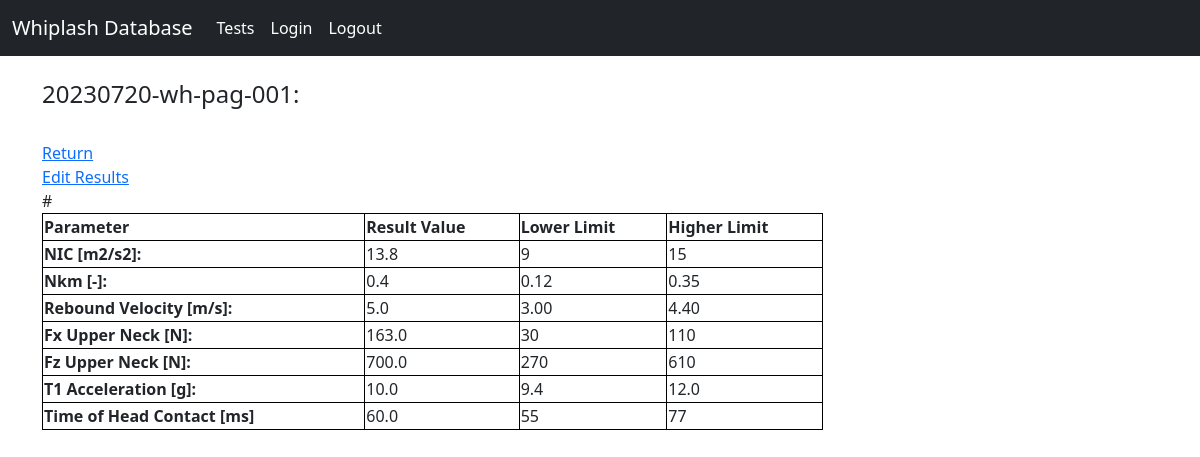
/test/1 (signed in), run on an earlier commit of the app's database.
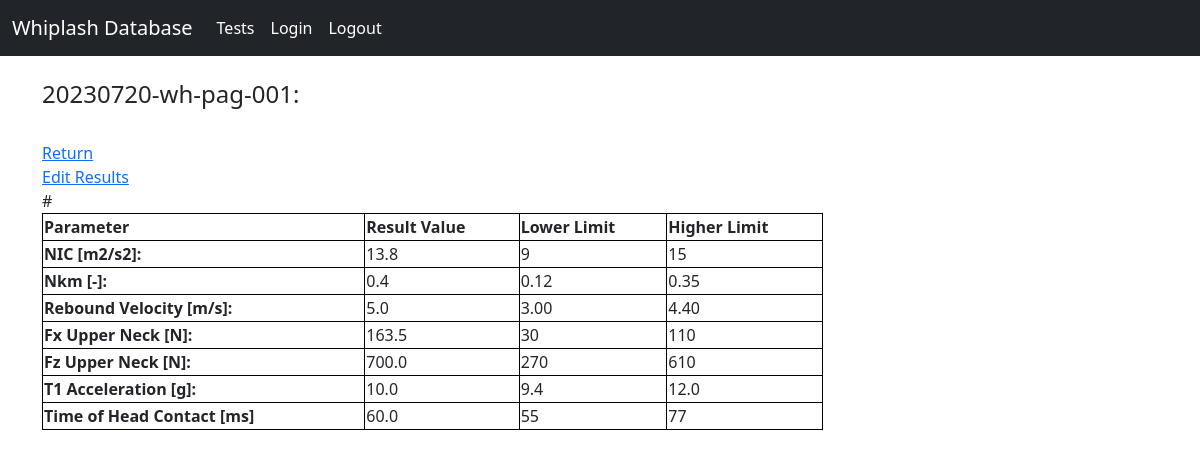
And on a later commit of the database.
### models.py (models this page shows, shortened)
class Test(db.Model):
    id = db.Column(db.Integer, primary_key=True)
    label = db.Column(db.String(128), index=True, unique=True)
    sample_id = db.Column(db.Integer, db.ForeignKey('sample.id'))
    pulse_id = db.Column(db.Integer, db.ForeignKey('pulse.id'))
    result_id = db.Column(db.Integer, db.ForeignKey('result.id'))

class Result(db.Model):
    id = db.Column(db.Integer, primary_key=True)
    NIC = db.Column(db.Float, index=False, unique=False)
    Nkm = db.Column(db.Float, index=False, unique=False)
    rebound_velocity = db.Column(db.Float, index=False, unique=False)
    Fx_upper_neck = db.Column(db.Float, index=False, unique=False)
    Fz_upper_neck = db.Column(db.Float, index=False, unique=False)
    T1_acceleration = db.Column(db.Float, index=False, unique=False)
    time_head_contact = db.Column(db.Float, index=False, unique=False)
    test = db.relationship("Test", backref='result_data', lazy='dynamic')

### routes.py (the view)
@app.route('/test/<int:id>', methods=['GET', 'POST'])
@login_required
def test(id):
    test_data = Test.query.get(id)
    result_data = Result.query.get(id)
    pulse_data = Pulse.query.get(Test.query.get(id).pulse_id)
    return render_template('result.html', template_test=test_data, template_result=result_data,
                           template_pulse=pulse_data)

### routes.py (called while the page is built)
@login_manager.user_loader
def load_user(user_id):
    return User.query.get(int(user_id))

### templates/result.html (shortened to what this page needs)
{% extends "base.html"  %}
{%block content%}
    <h4> {{template_test.label}}: </h4>
    <br>
    <a href="{{url_for('profile')}}"> Return </a>
    <br>
    <a href="{{url_for('update', id=template_result.id) }}"> Edit Results </a>
    <br>
    {% if template_pulse.severity == 'Low' %}
        <table style="width:70%">
          <tr>
             <th>Parameter</th>
              <th>Result Value</th>
                <th>Lower Limit</th>
               <th>Higher Limit</th>
            </tr>
            <tr>
                <th> NIC [m2/s2]: </th>
                <td> {{template_result.NIC}} </td>
                <td> 9 </td>
                <td> 15 </td>
            </tr>
            <tr>
                <th> Nkm [-]: </th>
                <td> {{template_result.Nkm}} </td>#
                <td> 0.12 </td>
                <td> 0.35 </td>
            </tr>
            <tr>
                <th> Rebound Velocity [m/s]: </th>
                <td> {{template_result.rebound_velocity}} </td>
                <td> 3.00 </td>
                <td> 4.40 </td>
            </tr>
            <tr>
                <th> Fx Upper Neck [N]: </th>
                <td> {{template_result.Fx_upper_neck}} </td>
                <td> 30 </td>
                <td> 110 </td>
            </tr>
            <tr>
                <th> Fz Upper Neck [N]: </th>
                <td> {{template_result.Fz_upper_neck}} </td>
                <td> 270 </td>
                <td> 610 </td>
            </tr>
            <tr>
                <th> T1 Acceleration [g]: </th>
                <td> {{template_result.T1_acceleration}} </td>
                <td> 9.4 </td>
                <td> 12.0 </td>
            </tr>
            <tr>
                <th> Time of Head Contact [ms] </th>
                <td> {{template_result.time_head_contact}} </td>
                <td> 55 </td>
                <td> 77 </td>
            </tr>
        </table>
    {% endif %}
{%endblock%}

### templates/base.html (shortened to what this page needs)
<!DOCTYPE html>
<!doctype html>
<html lang="en">
  <head>
    <link href="https://cdn.jsdelivr.net/npm/bootstrap@5.0.2/dist/css/bootstrap.min.css" rel="stylesheet">
  </head>
  <body>
    {% include 'navbar.html' %}
    <br/>
    <div class="container">
      {% block content %}
      {% endblock %}
    </div>
  </body>
</html>

### templates/navbar.html (shortened to what this page needs)
<nav class="navbar navbar-expand-lg navbar-dark bg-dark">
  <div class="container-fluid">
    <a class="navbar-brand" href="/">Whiplash Database </a>
    <div class="collapse navbar-collapse" id="navbarSupportedContent">
      <ul class="navbar-nav me-auto mb-2 mb-lg-0">
        <li class="nav-item">
          <a class="nav-link active" aria-current="page" href="/profile"> Tests </a>
        </li>
        <li class="nav-item">
          <a class="nav-link active" aria-current="page" href="/login"> Login </a>
        </li>
        <li class="nav-item">
          <a class="nav-link active" aria-current="page" href="/logout"> Logout </a>
        </li>
    </div>
  </div>
</nav>

### templates/result.html (style rules this page uses)
table, th, td { border:1px solid black; }

What changed in the data, as far as the page shows it:
changed Result: Fx_upper_neck "163.0" → "163.5"
